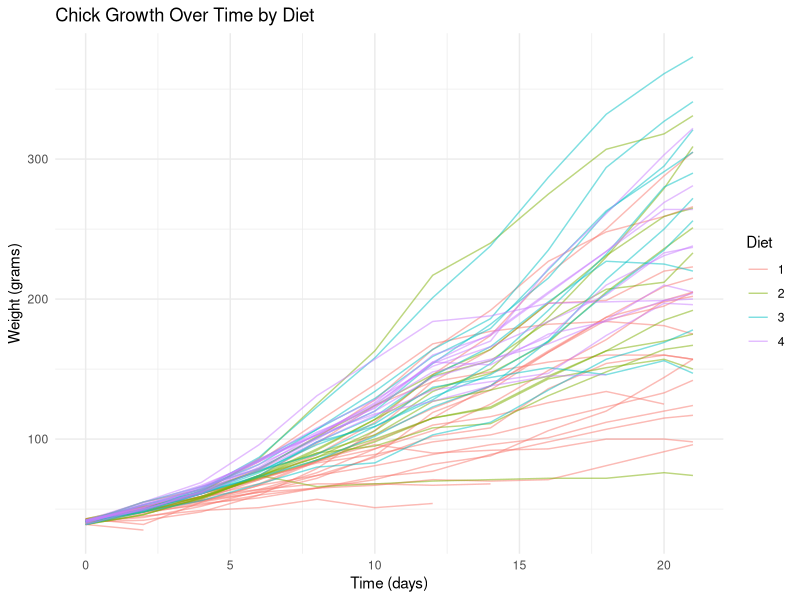

Write R code to recreate this figure.
## ---- chunk 1
suppressWarnings(library(ggplot2))
# Create a line plot of weight over time grouped by chick and colored by diet
ggplot(ChickWeight, aes(x = Time, y = weight, group = Chick, color = Diet)) +
  geom_line(alpha = 0.5) +
  labs(title = "Chick Growth Over Time by Diet",
       x = "Time (days)",
       y = "Weight (grams)") +
  theme_minimal()
